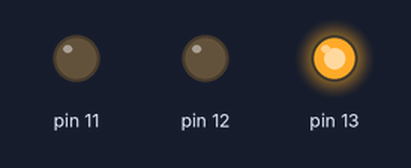
A sketch run on a simulated Arduino Uno, built with avr-gcc and run on an emulated ATmega328P. On the bench: output pins drawn as LEDs (lit = HIGH).

Above: at 0.2 s.
At 0.7 s:
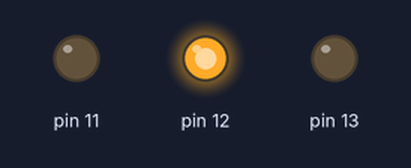
At 2.7 s:
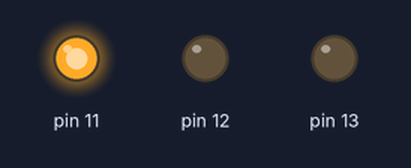
Timing chart, 0 to 3.5 s (numbered marks = the images above):
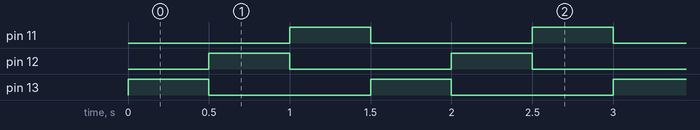

The sketch:

Exercise_d_.ino
```cpp
// FlashBothLeds.ino
// Turn LEDs connected to P11、P12 and P13 on and off.
// 4105054025、鄭琮寶

void setup() {
  Serial.begin(9600);  // 設定鮑率
  pinMode(13, OUTPUT); // 將13腳位輸出
  pinMode(12, OUTPUT); // 將12腳位輸出
  pinMode(11, OUTPUT); // 將11腳位輸出

}

void loop() {
  digitalWrite(11, LOW);  // 關閉11腳位，也就是將其電壓變成"LOW"
  digitalWrite(13, HIGH); // 打開13腳位，也就是將其電壓變成"HIGH"
  delay(500); // delay 500ms
  digitalWrite(13, LOW);  // 關閉13腳位，也就是將其電壓變成"LOW"
  digitalWrite(12, HIGH); // 打開12腳位，也就是將其電壓變成"HIGH"
  delay(500); // delay 500ms
  digitalWrite(12, LOW);  // 關閉12腳位，也就是將其電壓變成"LOW"
  digitalWrite(11, HIGH); // 打開11腳位，也就是將其電壓變成"HIGH"
  delay(500); // delay 500ms

}
```

Measured:
- by itself, pin 11–13: alternates HIGH for 0.50 s and LOW for 1.0 s
- by itself, everything shown: repeats every 1.5 s, in 3 steps
